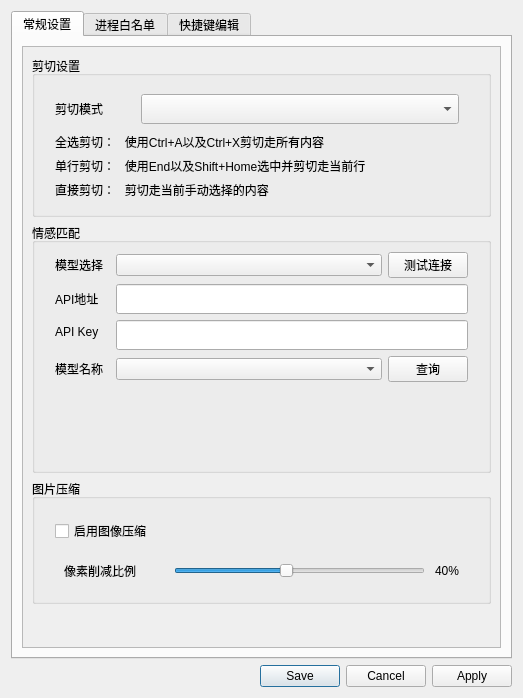
<?xml version="1.0" encoding="UTF-8"?>
<ui version="4.0">
 <class>SettingWindow</class>
 <widget class="QWidget" name="SettingWindow">
  <property name="geometry">
   <rect>
    <x>0</x>
    <y>0</y>
    <width>523</width>
    <height>698</height>
   </rect>
  </property>
  <property name="minimumSize">
   <size>
    <width>0</width>
    <height>150</height>
   </size>
  </property>
  <property name="windowTitle">
   <string>设置</string>
  </property>
  <layout class="QVBoxLayout" name="verticalLayout">
   <item>
    <widget class="QTabWidget" name="tabWidget">
     <property name="currentIndex">
      <number>0</number>
     </property>
     <property name="documentMode">
      <bool>false</bool>
     </property>
     <widget class="QWidget" name="tab">
      <attribute name="title">
       <string>常规设置</string>
      </attribute>
      <layout class="QVBoxLayout" name="verticalLayout_3">
       <item>
        <widget class="QScrollArea" name="scrollArea">
         <property name="widgetResizable">
          <bool>true</bool>
         </property>
         <property name="alignment">
          <set>Qt::AlignmentFlag::AlignLeading|Qt::AlignmentFlag::AlignLeft|Qt::AlignmentFlag::AlignTop</set>
         </property>
         <widget class="QWidget" name="scrollAreaWidgetContents">
          <property name="geometry">
           <rect>
            <x>0</x>
            <y>0</y>
            <width>477</width>
            <height>596</height>
           </rect>
          </property>
          <layout class="QVBoxLayout" name="verticalLayout_4">
           <item>
            <widget class="QGroupBox" name="groupBox_pasteCfg">
             <property name="sizePolicy">
              <sizepolicy hsizetype="Preferred" vsizetype="Fixed">
               <horstretch>0</horstretch>
               <verstretch>0</verstretch>
              </sizepolicy>
             </property>
             <property name="minimumSize">
              <size>
               <width>0</width>
               <height>160</height>
              </size>
             </property>
             <property name="title">
              <string>剪切设置</string>
             </property>
             <layout class="QVBoxLayout" name="verticalLayout_2">
              <property name="leftMargin">
               <number>20</number>
              </property>
              <property name="rightMargin">
               <number>20</number>
              </property>
              <property name="bottomMargin">
               <number>15</number>
              </property>
              <item>
               <widget class="QWidget" name="widget" native="true">
                <layout class="QHBoxLayout" name="horizontalLayout">
                 <property name="leftMargin">
                  <number>0</number>
                 </property>
                 <item>
                  <widget class="QLabel" name="label_pasteModeSelect">
                   <property name="sizePolicy">
                    <sizepolicy hsizetype="Fixed" vsizetype="Fixed">
                     <horstretch>0</horstretch>
                     <verstretch>0</verstretch>
                    </sizepolicy>
                   </property>
                   <property name="minimumSize">
                    <size>
                     <width>80</width>
                     <height>30</height>
                    </size>
                   </property>
                   <property name="text">
                    <string>剪切模式</string>
                   </property>
                  </widget>
                 </item>
                 <item>
                  <widget class="QComboBox" name="comboBox_pasteModeSelect">
                   <property name="minimumSize">
                    <size>
                     <width>0</width>
                     <height>30</height>
                    </size>
                   </property>
                  </widget>
                 </item>
                </layout>
               </widget>
              </item>
              <item>
               <widget class="QLabel" name="label_info1">
                <property name="sizePolicy">
                 <sizepolicy hsizetype="Fixed" vsizetype="Preferred">
                  <horstretch>0</horstretch>
                  <verstretch>0</verstretch>
                 </sizepolicy>
                </property>
                <property name="minimumSize">
                 <size>
                  <width>80</width>
                  <height>0</height>
                 </size>
                </property>
                <property name="text">
                 <string>全选剪切：   使用Ctrl+A以及Ctrl+X剪切走所有内容</string>
                </property>
               </widget>
              </item>
              <item>
               <widget class="QLabel" name="label_info2">
                <property name="sizePolicy">
                 <sizepolicy hsizetype="Fixed" vsizetype="Preferred">
                  <horstretch>0</horstretch>
                  <verstretch>0</verstretch>
                 </sizepolicy>
                </property>
                <property name="minimumSize">
                 <size>
                  <width>80</width>
                  <height>0</height>
                 </size>
                </property>
                <property name="text">
                 <string>单行剪切：   使用End以及Shift+Home选中并剪切走当前行</string>
                </property>
               </widget>
              </item>
              <item>
               <widget class="QLabel" name="label_info3">
                <property name="sizePolicy">
                 <sizepolicy hsizetype="Fixed" vsizetype="Preferred">
                  <horstretch>0</horstretch>
                  <verstretch>0</verstretch>
                 </sizepolicy>
                </property>
                <property name="minimumSize">
                 <size>
                  <width>80</width>
                  <height>0</height>
                 </size>
                </property>
                <property name="text">
                 <string>直接剪切：   剪切走当前手动选择的内容</string>
                </property>
               </widget>
              </item>
             </layout>
            </widget>
           </item>
           <item>
            <widget class="QGroupBox" name="groupBox_EmoMatch">
             <property name="sizePolicy">
              <sizepolicy hsizetype="Preferred" vsizetype="Fixed">
               <horstretch>0</horstretch>
               <verstretch>0</verstretch>
              </sizepolicy>
             </property>
             <property name="minimumSize">
              <size>
               <width>0</width>
               <height>250</height>
              </size>
             </property>
             <property name="title">
              <string>情感匹配</string>
             </property>
             <layout class="QFormLayout" name="formLayout_2">
              <property name="horizontalSpacing">
               <number>13</number>
              </property>
              <property name="leftMargin">
               <number>20</number>
              </property>
              <property name="rightMargin">
               <number>20</number>
              </property>
              <property name="bottomMargin">
               <number>0</number>
              </property>
              <item row="7" column="0">
               <widget class="QLabel" name="label_apiKey">
                <property name="text">
                 <string>API Key</string>
                </property>
               </widget>
              </item>
              <item row="7" column="1">
               <widget class="QLineEdit" name="lineEdit_apiKey">
                <property name="minimumSize">
                 <size>
                  <width>0</width>
                  <height>30</height>
                 </size>
                </property>
               </widget>
              </item>
              <item row="10" column="0">
               <widget class="QLabel" name="label_modelName">
                <property name="sizePolicy">
                 <sizepolicy hsizetype="Preferred" vsizetype="Preferred">
                  <horstretch>0</horstretch>
                  <verstretch>0</verstretch>
                 </sizepolicy>
                </property>
                <property name="text">
                 <string>模型名称</string>
                </property>
               </widget>
              </item>
              <item row="6" column="0">
               <widget class="QLabel" name="label_apiUrl">
                <property name="text">
                 <string>API地址</string>
                </property>
               </widget>
              </item>
              <item row="6" column="1">
               <widget class="QLineEdit" name="lineEdit_apiUrl">
                <property name="minimumSize">
                 <size>
                  <width>0</width>
                  <height>30</height>
                 </size>
                </property>
               </widget>
              </item>
              <item row="3" column="0">
               <widget class="QLabel" name="label_modelSelect">
                <property name="text">
                 <string>模型选择</string>
                </property>
               </widget>
              </item>
              <item row="3" column="1">
               <widget class="QWidget" name="widget_2" native="true">
                <layout class="QHBoxLayout" name="horizontalLayout_2">
                 <property name="leftMargin">
                  <number>0</number>
                 </property>
                 <property name="topMargin">
                  <number>0</number>
                 </property>
                 <property name="rightMargin">
                  <number>0</number>
                 </property>
                 <property name="bottomMargin">
                  <number>0</number>
                 </property>
                 <item>
                  <widget class="QComboBox" name="comboBox_ModelSelect">
                   <property name="sizePolicy">
                    <sizepolicy hsizetype="Preferred" vsizetype="Fixed">
                     <horstretch>4</horstretch>
                     <verstretch>0</verstretch>
                    </sizepolicy>
                   </property>
                  </widget>
                 </item>
                 <item>
                  <widget class="QPushButton" name="pushButton_testConn">
                   <property name="sizePolicy">
                    <sizepolicy hsizetype="Fixed" vsizetype="Fixed">
                     <horstretch>1</horstretch>
                     <verstretch>0</verstretch>
                    </sizepolicy>
                   </property>
                   <property name="minimumSize">
                    <size>
                     <width>0</width>
                     <height>0</height>
                    </size>
                   </property>
                   <property name="text">
                    <string>测试连接</string>
                   </property>
                  </widget>
                 </item>
                </layout>
               </widget>
              </item>
              <item row="10" column="1">
               <widget class="QWidget" name="widget_4" native="true">
                <layout class="QHBoxLayout" name="horizontalLayout_4">
                 <property name="leftMargin">
                  <number>0</number>
                 </property>
                 <property name="topMargin">
                  <number>0</number>
                 </property>
                 <property name="rightMargin">
                  <number>0</number>
                 </property>
                 <property name="bottomMargin">
                  <number>0</number>
                 </property>
                 <item>
                  <widget class="QComboBox" name="comboBox_modelName">
                   <property name="sizePolicy">
                    <sizepolicy hsizetype="Preferred" vsizetype="Fixed">
                     <horstretch>4</horstretch>
                     <verstretch>0</verstretch>
                    </sizepolicy>
                   </property>
                  </widget>
                 </item>
                 <item>
                  <widget class="QPushButton" name="pushButton_query">
                   <property name="sizePolicy">
                    <sizepolicy hsizetype="Minimum" vsizetype="Fixed">
                     <horstretch>1</horstretch>
                     <verstretch>0</verstretch>
                    </sizepolicy>
                   </property>
                   <property name="text">
                    <string>查询</string>
                   </property>
                  </widget>
                 </item>
                </layout>
               </widget>
              </item>
             </layout>
            </widget>
           </item>
           <item>
            <widget class="QGroupBox" name="groupBox_ImgCompression">
             <property name="sizePolicy">
              <sizepolicy hsizetype="Preferred" vsizetype="Fixed">
               <horstretch>0</horstretch>
               <verstretch>0</verstretch>
              </sizepolicy>
             </property>
             <property name="minimumSize">
              <size>
               <width>0</width>
               <height>125</height>
              </size>
             </property>
             <property name="title">
              <string>图片压缩</string>
             </property>
             <layout class="QVBoxLayout" name="verticalLayout_5">
              <property name="leftMargin">
               <number>20</number>
              </property>
              <property name="topMargin">
               <number>20</number>
              </property>
              <property name="rightMargin">
               <number>20</number>
              </property>
              <item>
               <widget class="QCheckBox" name="checkBox_enableImgCompression">
                <property name="text">
                 <string>启用图像压缩</string>
                </property>
               </widget>
              </item>
              <item>
               <widget class="QWidget" name="widget_3" native="true">
                <layout class="QHBoxLayout" name="horizontalLayout_3">
                 <property name="spacing">
                  <number>10</number>
                 </property>
                 <item>
                  <widget class="QLabel" name="label_pixelReductionProps">
                   <property name="sizePolicy">
                    <sizepolicy hsizetype="Fixed" vsizetype="Preferred">
                     <horstretch>0</horstretch>
                     <verstretch>0</verstretch>
                    </sizepolicy>
                   </property>
                   <property name="minimumSize">
                    <size>
                     <width>100</width>
                     <height>0</height>
                    </size>
                   </property>
                   <property name="text">
                    <string>像素削减比例</string>
                   </property>
                  </widget>
                 </item>
                 <item>
                  <widget class="QSlider" name="horizontalSlider_ReductionRatio">
                   <property name="maximum">
                    <number>90</number>
                   </property>
                   <property name="value">
                    <number>40</number>
                   </property>
                   <property name="orientation">
                    <enum>Qt::Orientation::Horizontal</enum>
                   </property>
                  </widget>
                 </item>
                 <item>
                  <widget class="QLabel" name="label_ReductRate">
                   <property name="sizePolicy">
                    <sizepolicy hsizetype="Fixed" vsizetype="Preferred">
                     <horstretch>0</horstretch>
                     <verstretch>0</verstretch>
                    </sizepolicy>
                   </property>
                   <property name="minimumSize">
                    <size>
                     <width>20</width>
                     <height>0</height>
                    </size>
                   </property>
                   <property name="text">
                    <string>40%</string>
                   </property>
                  </widget>
                 </item>
                </layout>
               </widget>
              </item>
             </layout>
            </widget>
           </item>
           <item>
            <spacer name="verticalSpacer_2">
             <property name="orientation">
              <enum>Qt::Orientation::Vertical</enum>
             </property>
             <property name="sizeHint" stdset="0">
              <size>
               <width>20</width>
               <height>40</height>
              </size>
             </property>
            </spacer>
           </item>
          </layout>
         </widget>
        </widget>
       </item>
      </layout>
     </widget>
     <widget class="QWidget" name="tab_2">
      <attribute name="title">
       <string>进程白名单</string>
      </attribute>
      <layout class="QVBoxLayout" name="verticalLayout_6">
       <item>
        <widget class="QLabel" name="label_info">
         <property name="text">
          <string>每行一个进程名</string>
         </property>
         <property name="indent">
          <number>10</number>
         </property>
        </widget>
       </item>
       <item>
        <widget class="QTextEdit" name="textEdit_processList">
         <property name="frameShape">
          <enum>QFrame::Shape::WinPanel</enum>
         </property>
        </widget>
       </item>
      </layout>
     </widget>
     <widget class="QWidget" name="tab_3">
      <attribute name="title">
       <string>快捷键编辑</string>
      </attribute>
      <layout class="QVBoxLayout" name="verticalLayout_7">
       <item>
        <widget class="QScrollArea" name="scrollArea_2">
         <property name="widgetResizable">
          <bool>true</bool>
         </property>
         <widget class="QWidget" name="scrollAreaWidgetContents_2">
          <property name="geometry">
           <rect>
            <x>0</x>
            <y>0</y>
            <width>465</width>
            <height>712</height>
           </rect>
          </property>
          <layout class="QVBoxLayout" name="verticalLayout_8">
           <item>
            <widget class="QGroupBox" name="groupBox_ctrlKeys">
             <property name="title">
              <string>控制按键</string>
             </property>
             <layout class="QGridLayout" name="gridLayout">
              <property name="leftMargin">
               <number>20</number>
              </property>
              <property name="rightMargin">
               <number>20</number>
              </property>
              <property name="horizontalSpacing">
               <number>10</number>
              </property>
              <item row="0" column="0">
               <widget class="QLabel" name="label_geneTrigger">
                <property name="text">
                 <string>触发图片生成</string>
                </property>
               </widget>
              </item>
              <item row="0" column="1">
               <widget class="QLineEdit" name="lineEdit_generateImgKey">
                <property name="minimumSize">
                 <size>
                  <width>0</width>
                  <height>30</height>
                 </size>
                </property>
               </widget>
              </item>
              <item row="0" column="2">
               <widget class="QPushButton" name="pushButton_modifiy1">
                <property name="text">
                 <string>修改</string>
                </property>
               </widget>
              </item>
              <item row="1" column="0">
               <widget class="QLabel" name="label_listenCtrl">
                <property name="text">
                 <string>启停按键监听</string>
                </property>
               </widget>
              </item>
              <item row="1" column="1">
               <widget class="QLineEdit" name="lineEdit_listenerCtrlKey">
                <property name="minimumSize">
                 <size>
                  <width>0</width>
                  <height>30</height>
                 </size>
                </property>
               </widget>
              </item>
              <item row="1" column="2">
               <widget class="QPushButton" name="pushButton_modify2">
                <property name="text">
                 <string>修改</string>
                </property>
               </widget>
              </item>
             </layout>
            </widget>
           </item>
           <item>
            <widget class="QGroupBox" name="groupBox_charaSwitch">
             <property name="title">
              <string>角色切换</string>
             </property>
             <layout class="QGridLayout" name="gridLayout_2">
              <property name="leftMargin">
               <number>20</number>
              </property>
              <property name="rightMargin">
               <number>20</number>
              </property>
              <property name="horizontalSpacing">
               <number>10</number>
              </property>
              <item row="0" column="0">
               <widget class="QLabel" name="label_previChara">
                <property name="text">
                 <string>向前切换角色</string>
                </property>
               </widget>
              </item>
              <item row="0" column="1">
               <widget class="QLineEdit" name="lineEdit_previCharaKey">
                <property name="minimumSize">
                 <size>
                  <width>0</width>
                  <height>30</height>
                 </size>
                </property>
               </widget>
              </item>
              <item row="0" column="2">
               <widget class="QPushButton" name="pushButton_modify3">
                <property name="text">
                 <string>修改</string>
                </property>
               </widget>
              </item>
              <item row="1" column="0">
               <widget class="QLabel" name="label_nextChara">
                <property name="text">
                 <string>向后切换角色</string>
                </property>
               </widget>
              </item>
              <item row="1" column="1">
               <widget class="QLineEdit" name="lineEdit_nextCharaKey">
                <property name="minimumSize">
                 <size>
                  <width>0</width>
                  <height>30</height>
                 </size>
                </property>
               </widget>
              </item>
              <item row="1" column="2">
               <widget class="QPushButton" name="pushButton_modify4">
                <property name="text">
                 <string>修改</string>
                </property>
               </widget>
              </item>
             </layout>
            </widget>
           </item>
           <item>
            <widget class="QGroupBox" name="groupBox_emoSwitch">
             <property name="title">
              <string>表情切换</string>
             </property>
             <layout class="QGridLayout" name="gridLayout_3">
              <property name="leftMargin">
               <number>20</number>
              </property>
              <property name="rightMargin">
               <number>20</number>
              </property>
              <property name="horizontalSpacing">
               <number>10</number>
              </property>
              <item row="0" column="0">
               <widget class="QLabel" name="label_previEmo">
                <property name="text">
                 <string>向前切换表情</string>
                </property>
               </widget>
              </item>
              <item row="0" column="1">
               <widget class="QLineEdit" name="lineEdit_previEmoKey">
                <property name="minimumSize">
                 <size>
                  <width>0</width>
                  <height>30</height>
                 </size>
                </property>
               </widget>
              </item>
              <item row="0" column="2">
               <widget class="QPushButton" name="pushButton_modify5">
                <property name="text">
                 <string>修改</string>
                </property>
               </widget>
              </item>
              <item row="1" column="0">
               <widget class="QLabel" name="label_nextEmo">
                <property name="text">
                 <string>向后切换表情</string>
                </property>
               </widget>
              </item>
              <item row="1" column="1">
               <widget class="QLineEdit" name="lineEdit_nextEmoKey">
                <property name="minimumSize">
                 <size>
                  <width>0</width>
                  <height>30</height>
                 </size>
                </property>
               </widget>
              </item>
              <item row="1" column="2">
               <widget class="QPushButton" name="pushButton_modify6">
                <property name="text">
                 <string>修改</string>
                </property>
               </widget>
              </item>
             </layout>
            </widget>
           </item>
           <item>
            <widget class="QGroupBox" name="groupBox_bgSwitch">
             <property name="title">
              <string>背景切换</string>
             </property>
             <layout class="QGridLayout" name="gridLayout_4">
              <property name="leftMargin">
               <number>20</number>
              </property>
              <property name="rightMargin">
               <number>20</number>
              </property>
              <property name="horizontalSpacing">
               <number>10</number>
              </property>
              <item row="0" column="1">
               <widget class="QLineEdit" name="lineEdit_previBgKey">
                <property name="minimumSize">
                 <size>
                  <width>0</width>
                  <height>30</height>
                 </size>
                </property>
               </widget>
              </item>
              <item row="1" column="1">
               <widget class="QLineEdit" name="lineEdit_nextBgKey">
                <property name="minimumSize">
                 <size>
                  <width>0</width>
                  <height>30</height>
                 </size>
                </property>
               </widget>
              </item>
              <item row="0" column="0">
               <widget class="QLabel" name="label_previBg">
                <property name="text">
                 <string>向前切换背景</string>
                </property>
               </widget>
              </item>
              <item row="1" column="2">
               <widget class="QPushButton" name="pushButton_modify8">
                <property name="text">
                 <string>修改</string>
                </property>
               </widget>
              </item>
              <item row="0" column="2">
               <widget class="QPushButton" name="pushButton_modify7">
                <property name="text">
                 <string>修改</string>
                </property>
               </widget>
              </item>
              <item row="1" column="0">
               <widget class="QLabel" name="label_nextBg">
                <property name="text">
                 <string>向后切换背景</string>
                </property>
               </widget>
              </item>
             </layout>
            </widget>
           </item>
           <item>
            <widget class="QGroupBox" name="groupBox_quickChara">
             <property name="title">
              <string>角色快速切换</string>
             </property>
             <layout class="QFormLayout" name="formLayout">
              <property name="horizontalSpacing">
               <number>20</number>
              </property>
              <property name="leftMargin">
               <number>20</number>
              </property>
              <property name="rightMargin">
               <number>20</number>
              </property>
              <item row="0" column="0">
               <widget class="QLabel" name="label_chara1">
                <property name="text">
                 <string>角色1</string>
                </property>
               </widget>
              </item>
              <item row="0" column="1">
               <widget class="QComboBox" name="comboBox_Chara1">
                <property name="minimumSize">
                 <size>
                  <width>0</width>
                  <height>30</height>
                 </size>
                </property>
               </widget>
              </item>
              <item row="1" column="0">
               <widget class="QLabel" name="label_chara2">
                <property name="text">
                 <string>角色2</string>
                </property>
               </widget>
              </item>
              <item row="1" column="1">
               <widget class="QComboBox" name="comboBox_Chara2">
                <property name="minimumSize">
                 <size>
                  <width>0</width>
                  <height>30</height>
                 </size>
                </property>
               </widget>
              </item>
              <item row="2" column="0">
               <widget class="QLabel" name="label_chara3">
                <property name="text">
                 <string>角色3</string>
                </property>
               </widget>
              </item>
              <item row="5" column="0">
               <widget class="QLabel" name="label_chara6">
                <property name="text">
                 <string>角色6</string>
                </property>
               </widget>
              </item>
              <item row="4" column="0">
               <widget class="QLabel" name="label_chara5">
                <property name="text">
                 <string>角色5</string>
                </property>
               </widget>
              </item>
              <item row="3" column="0">
               <widget class="QLabel" name="label_chara4">
                <property name="text">
                 <string>角色4</string>
                </property>
               </widget>
              </item>
              <item row="2" column="1">
               <widget class="QComboBox" name="comboBox_Chara3">
                <property name="minimumSize">
                 <size>
                  <width>0</width>
                  <height>30</height>
                 </size>
                </property>
               </widget>
              </item>
              <item row="3" column="1">
               <widget class="QComboBox" name="comboBox_Chara4">
                <property name="minimumSize">
                 <size>
                  <width>0</width>
                  <height>30</height>
                 </size>
                </property>
               </widget>
              </item>
              <item row="4" column="1">
               <widget class="QComboBox" name="comboBox_Chara5">
                <property name="minimumSize">
                 <size>
                  <width>0</width>
                  <height>30</height>
                 </size>
                </property>
               </widget>
              </item>
              <item row="5" column="1">
               <widget class="QComboBox" name="comboBox_Chara6">
                <property name="minimumSize">
                 <size>
                  <width>0</width>
                  <height>30</height>
                 </size>
                </property>
               </widget>
              </item>
             </layout>
            </widget>
           </item>
           <item>
            <spacer name="verticalSpacer">
             <property name="orientation">
              <enum>Qt::Orientation::Vertical</enum>
             </property>
             <property name="sizeHint" stdset="0">
              <size>
               <width>20</width>
               <height>40</height>
              </size>
             </property>
            </spacer>
           </item>
          </layout>
         </widget>
        </widget>
       </item>
      </layout>
     </widget>
    </widget>
   </item>
   <item>
    <widget class="QDialogButtonBox" name="buttonBox">
     <property name="standardButtons">
      <set>QDialogButtonBox::StandardButton::Apply|QDialogButtonBox::StandardButton::Cancel|QDialogButtonBox::StandardButton::Save</set>
     </property>
    </widget>
   </item>
  </layout>
 </widget>
 <resources/>
 <connections/>
</ui>
